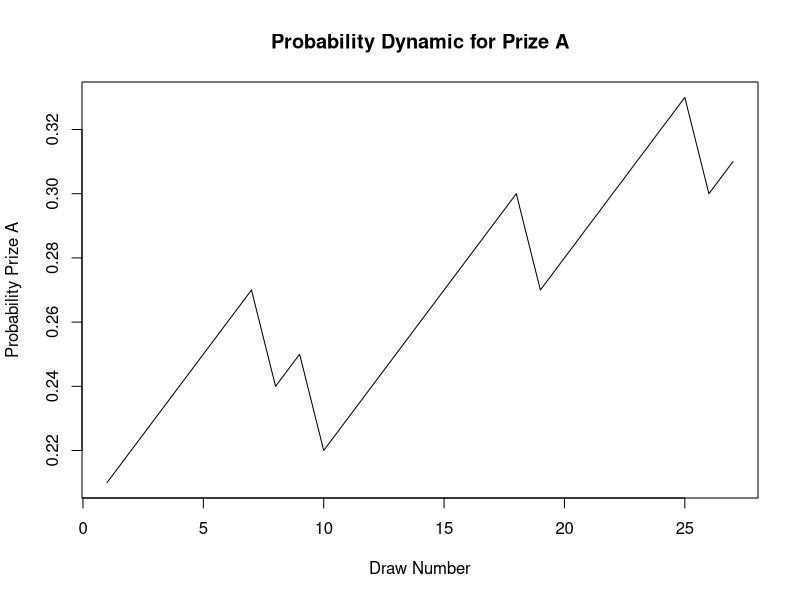
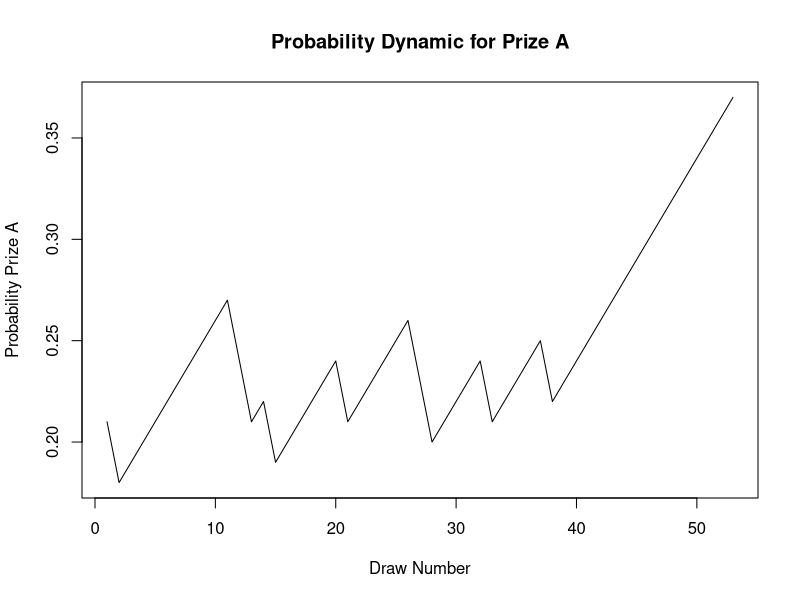

These figures' R source, in order:
## ---- chunk 1
#PROBLEM 1
#Create Vectors
v1 <- c(1,3,5,7,9,11,13,15,17,19)
v1
v2 <- seq(0,20,by=2)
v2

#Explicit Conversion
v2 <- as.character(v2)
v2
v3 <- as.logical(v1)
v3

#Matrix and List
matrix1 <- matrix(v1, nrow=2, ncol=5, byrow=TRUE)
matrix1
myFirstList <- list(v1,v2,v3)
names(myFirstList) <- c("Number","Character","Logical")
myFirstList


#PROBLEM 2
smallest_number <- 2520
testDiv<-vector()
for(i in 1:20){
  testDiv[i] <- smallest_number %% i
}
while(sum(testDiv) != 0){
  smallest_number <- smallest_number + 2520
  for(i in 1:20){
    testDiv[i] <- smallest_number %% i
  }
}
smallest_number


#PROBLEM 3
JPM2018 <- read.csv("JPM.csv", header=TRUE)
subJPM <- JPM2018[2:5]
subJPM

colMeans <- sapply(subJPM, mean)
colMeans

rowMeans <- matrix(apply(subJPM, 1, mean), nrow=3, ncol=5, byrow=TRUE)
rowMeans


#PROBLEM 4
#1 How many draws on average to get one level A prize
numDraws <- rgeom(1000, 0.2)
mean(numDraws)
#2 Probability of A within 5 draws
theoreticalDraws <- .2*(.8^0) + .2*(.8^1) + .2*(.8^2) + .2*(.8^3) + .2*(.8^4)
theoreticalDraws
#3 Probability Dynamic
numWins <- 0
pA <- 0.2
drawNum <- 0
pVector <- vector()
while(numWins < 5){
  if(rbinom(1,1,pA) == 1){
    numWins <- numWins + 1
    pVector[drawNum] <- pA
    pA <- pA - 0.03
  }else{
    pVector[drawNum] <- pA
    pA <- pA + 0.01
  }
  drawNum<-drawNum+1
}

plot(pVector, type="l", main="Probability Dynamic for Prize A", xlab="Draw Number", ylab="Probability Prize A")
#4 Probability Dynamic Function
probabilityDynamic <- function(winGoal){
  numWins <- 0
  pA <- 0.2
  drawNum <- 0
  pVector <- vector()
  while(numWins < winGoal){
    if(rbinom(1,1,pA) == 1){
      numWins <- numWins + 1
      pVector[drawNum] <- pA
      pA <- pA - 0.03
    }else{
      pVector[drawNum] <- pA
      pA <- pA + 0.01
    }
    drawNum<-drawNum+1
}

plot(pVector, type="l", main="Probability Dynamic for Prize A", xlab="Draw Number", ylab="Probability Prize A")
}

probabilityDynamic(10)
